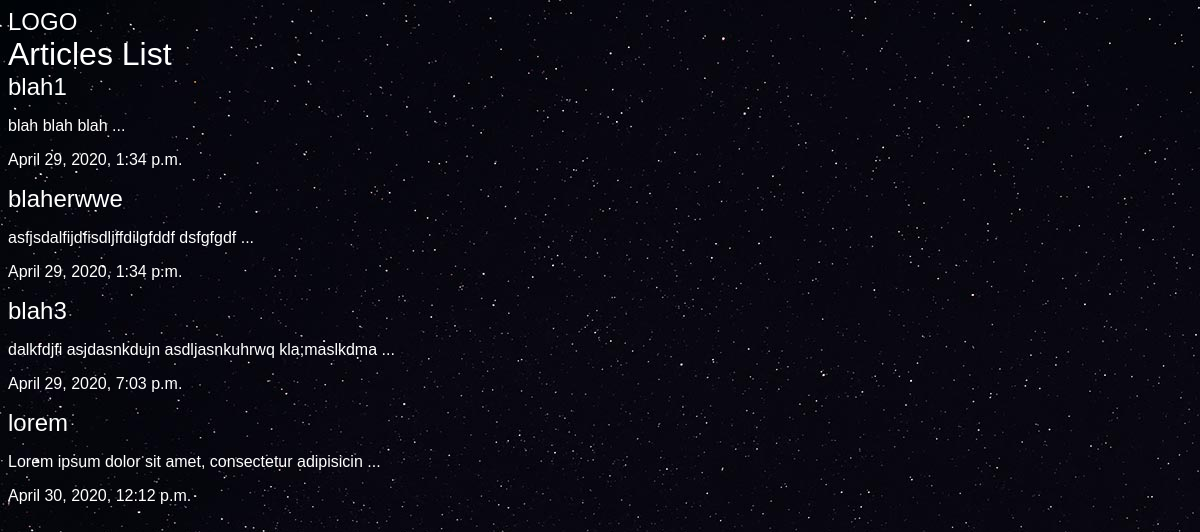
The app's page /articles/ with its own data.
### articles/models.py (models this page shows, shortened)
class Article(models.Model):
    title = models.CharField(max_length = 100)
    slug = models.SlugField()
    body = models.TextField()
    date = models.DateTimeField(auto_now_add = True)
    def snippet(self):
        return self.body[:50] + ' ...'

### articles/views.py (the view)
# urls.py: path('', views.articles_list, name="list"),
def articles_list(request):
    articles = models.Article.objects.all().order_by('date')
    args = {'articles':articles}
    return render(request, 'articles/articleslist.html', args)

### articles/templates/articles/articleslist.html (shortened to what this page needs)
{%extends 'base.html'%}
{%block content%}
<div class="container">
  <h1>Articles List</h1>
  {% for article in articles %}
  <h2><a href="{% url 'articles:detail' slug=article.slug %}">{{article.title}}</a></h2>
  <p>{{article.snippet}}</p>
  <p>{{article.date}}</p>
  {% endfor %}
</div>
{%endblock%}

### templates/base.html (shortened to what this page needs)
{% load static %}
<!DOCTYPE html>
<html lang="en" dir="ltr">
  <head>
    <link rel="stylesheet" href="{% static 'styles.css' %}">
  </head>
  <body>
    <h2><a href="{% url 'articles:list' %}">LOGO</a></h2>
    <div class="wrapper">
    {% block content %}
    {%endblock%}
      </div>
  </body>
</html>

### assets/styles.css (style rules this page uses)
body { background-color: #0f121f; background-image: url(stars.jpg); background-repeat-y:no-repeat; background-attachment: fixed; color:#fff; }
body * { font-family:arial; }
h1,h2,h3,h4,h5 { font-weight:normal; margin:0; }
a,a:hover,a:visited { color:#fff; text-decoration:none; }

### records on screen
Article: title "blah1", snippet "blah blah blah ...", date "April 29, 2020, 1:34 p.m."
Article: title "blaherwwe", snippet "asfjsdalfijdfisdljffdilgfddf dsfgfgdf ...", date "April 29, 2020, 1:34 p.m."
Article: title "blah3", snippet "dalkfdjfi asjdasnkdujn asdljasnkuhrwq kla;maslkdma ...", date "April 29, 2020, 7:03 p.m."
Article: title "lorem", snippet "Lorem ipsum dolor sit amet, consectetur adipisicin ...", date "April 30, 2020, 12:12 p.m."
